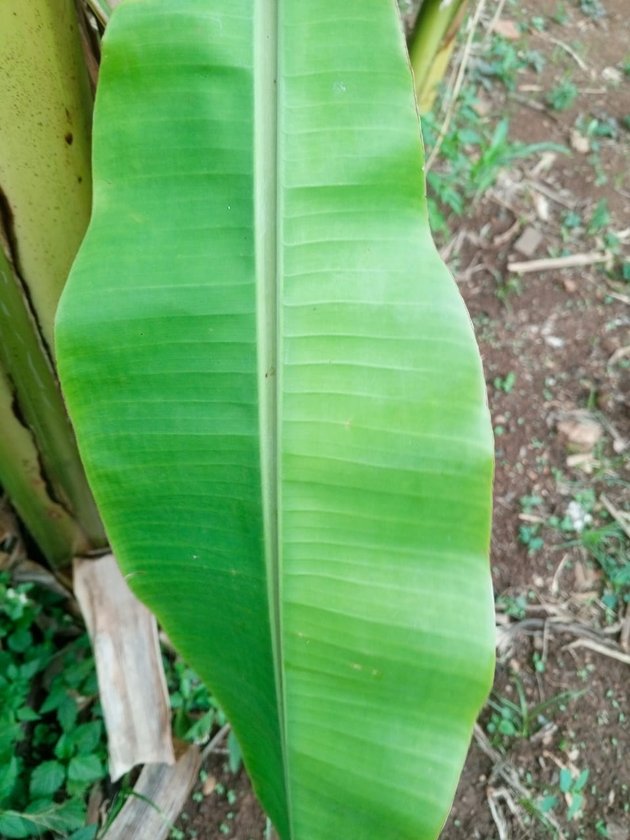
%> input picture LEAF_ANALYSIS/Leaves/img01_banana.png, 630 x 840 px, shrunk from 960 x 1280 before the run
$ octave Leaf_Analysis.m   (GNU Octave 9; MATLAB toolbox functions it lacks are replaced by stand-ins)
%> lines starting %> are read from the running program, lines starting %| are printed output that depends on the picture; in (x1, y1, x2, y2) boxes, pixels count from 0 and x2, y2 are one past the last pixel; in counts of white or black regions, pixels touching at a corner belong together; the program's own positions count from 1
% Clean working environment
clear; clc; close all;

% 1. CREATE BIOLOGY EXCEL SHEET
excelFile = 'leaf_properties.xlsx';
inputFolder = 'Leaves';         % <--- Folder where your original photos are
outputFolder = 'ProcessedImages'; % <--- Folder where processed photos will go

imageFiles = {'img01_banana.png'; 'img02_cassava.png'; 'img03_coffee.png'; 'img04_solanum.png'; 'img05_jackfruit.png'; 'img06_hazelnut.png'; 'img07_pterygota.png'; 'img08_duranta.png'; 'img09_jatropha.png'; 'img10_sida.png'; 'img11_solanum_incanum.png'; 'img12_peanut.png'; 'img13_eggplant.png'; 'img14_oleander.png'; 'img15_silky_oak.png'; 'img16_malvaceae.png'; 'img17_mulberry.png'; 'img18_mango.png'; 'img19_neem.png'; 'img20_yam.png'};
leafTypes  = {'Simple'; 'Simple'; 'Simple'; 'Simple'; 'Simple'; 'Simple'; 'Compound'; 'Simple'; 'Simple'; 'Simple'; 'Simple'; 'Compound'; 'Simple'; 'Simple'; 'Compound'; 'Simple'; 'Simple'; 'Simple'; 'Compound'; 'Simple'};
venations  = {'Parallel'; 'Palmate'; 'Pinnate'; 'Pinnate'; 'Pinnate'; 'Pinnate'; 'Pinnate'; 'Pinnate'; 'Palmate'; 'Pinnate'; 'Pinnate'; 'Pinnate'; 'Pinnate'; 'Parallel-like'; 'Pinnate'; 'Palmate'; 'Palmate'; 'Pinnate'; 'Pinnate'; 'Palmate'};
margins    = {'Entire'; 'Deeply Lobed'; 'Entire (Wavy)'; 'Lobed'; 'Entire'; 'Serrate'; 'Entire'; 'Serrate'; 'Lobed'; 'Serrate'; 'Lobed/Sinuate'; 'Entire'; 'Lobed'; 'Entire'; 'Deeply Cleft'; 'Serrate'; 'Serrate/Dentate'; 'Entire'; 'Serrate'; 'Entire'};
shapes     = {'Oblong'; 'Palmatipartite'; 'Elliptic'; 'Ovate'; 'Obovate'; 'Ovate-Cordate'; 'Oblong-Elliptic'; 'Elliptic'; 'Cordate/Palmate'; 'Oblong'; 'Ovate'; 'Obovate'; 'Ovate'; 'Linear-Lanceolate'; 'Pinnatifid'; 'Cordate'; 'Ovate'; 'Lanceolate'; 'Lanceolate'; 'Cordate'};
phyllotaxy = {'Radical'; 'Alternate'; 'Opposite'; 'Alternate'; 'Alternate'; 'Alternate'; 'Alternate'; 'Opposite'; 'Alternate'; 'Alternate'; 'Alternate'; 'Alternate'; 'Alternate'; 'Whorled'; 'Alternate'; 'Alternate'; 'Alternate'; 'Alternate'; 'Alternate'; 'Alternate'};
apexes     = {'Obtuse'; 'Acuminate'; 'Acuminate'; 'Acute'; 'Obtuse'; 'Acute'; 'Acute'; 'Acute'; 'Acute'; 'Acute'; 'Obtuse'; 'Rounded'; 'Acute'; 'Acute'; 'Acute'; 'Acute'; 'Acuminate'; 'Acute'; 'Acuminate'; 'Acuminate'};
textures   = {'Glabrous/Waxy'; 'Glabrous'; 'Coriaceous/Shiny'; 'Pubescent'; 'Coriaceous'; 'Pubescent/Rough'; 'Glabrous'; 'Glabrous'; 'Glabrous'; 'Pubescent'; 'Pubescent/Prickly'; 'Glabrous'; 'Pubescent'; 'Coriaceous/Leathery'; 'Glabrous'; 'Pubescent'; 'Rough/Scabrous'; 'Coriaceous'; 'Glabrous'; 'Glabrous/Waxy'};

propTable = table(imageFiles, leafTypes, venations, margins, shapes, phyllotaxy, apexes, textures, ...
    'VariableNames', {'originalImage', 'LeafType', 'venetion', 'margin', 'shape', 'phyllotaxy', 'apex', 'texture'});

writetable(propTable, excelFile);
fprintf('Excel file successfully created for %d leaf types.\n', height(propTable));

% Automatically create the output folder if it doesn't exist
if ~exist(outputFolder, 'dir')
    mkdir(outputFolder);
end

% 2. READ EXCEL DATA AND PROCESS IMAGES
leavesData = table2struct(propTable);

for i = 1:length(leavesData)
    % Grab the filename from our list (e.g., 'img01_banana.png')
    currentImageName = leavesData(i).originalImage;

    % Combine folder name and filename to create the path (e.g., 'Leaves/img01_banana.png')
    inputPath = fullfile(inputFolder, currentImageName);

    imgOriginal = imread(inputPath);
%> imgOriginal is the input picture: size 840x630x3 uint8; mean R, G, B 109.6, 162.6, 102.2
    imgGray = rgb2gray(imgOriginal);
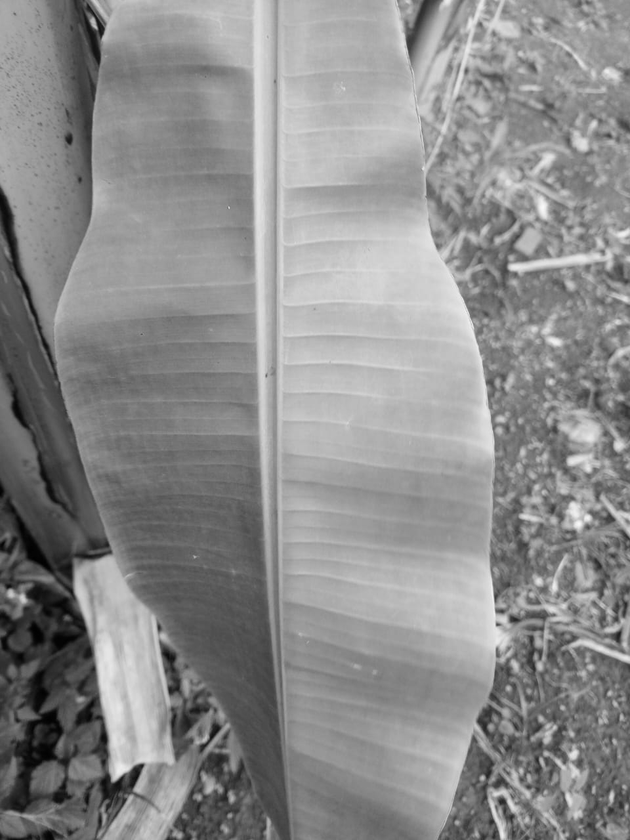
%> imgGray: size 840x630 uint8; min 1, max 248, mean 139.9
    thresholdValue = graythresh(imgGray);
%> thresholdValue = 0.518
    imgBinary = imbinarize(imgGray, thresholdValue);
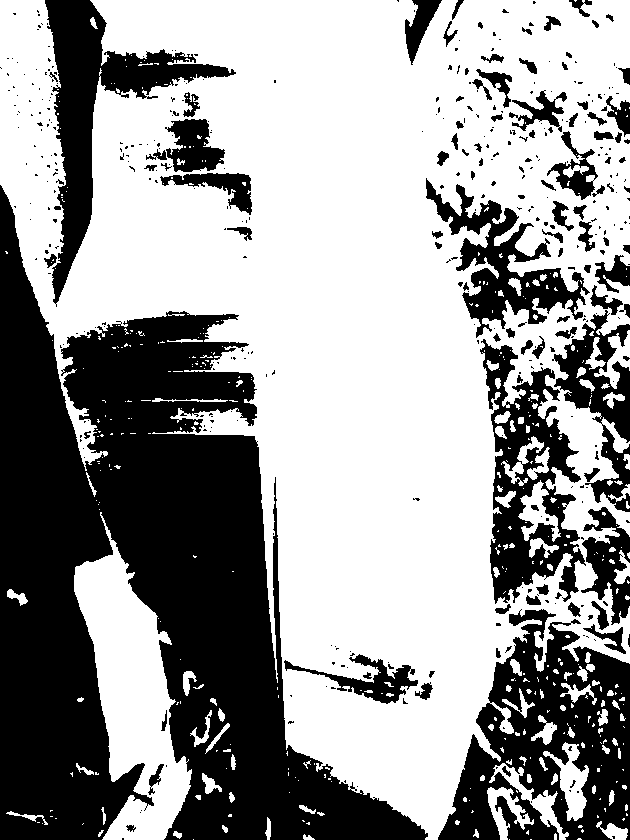
%> imgBinary: size 840x630 logical; 60.5% white; 429 black regions (324 under 20 px), largest, box (x1, y1, x2, y2) and area: (0, 185, 428, 840) 125278, (438, 609, 630, 840) 24000, (45, 0, 236, 307) 13255

    % Direct the processed image into the 'ProcessedImages' folder
    outputName = fullfile(outputFolder, strrep(currentImageName, '.png', '-processed.png'));
    imwrite(imgBinary, outputName);
end
%> pass 2 of the loop `for i = 1:length(leavesData)`:
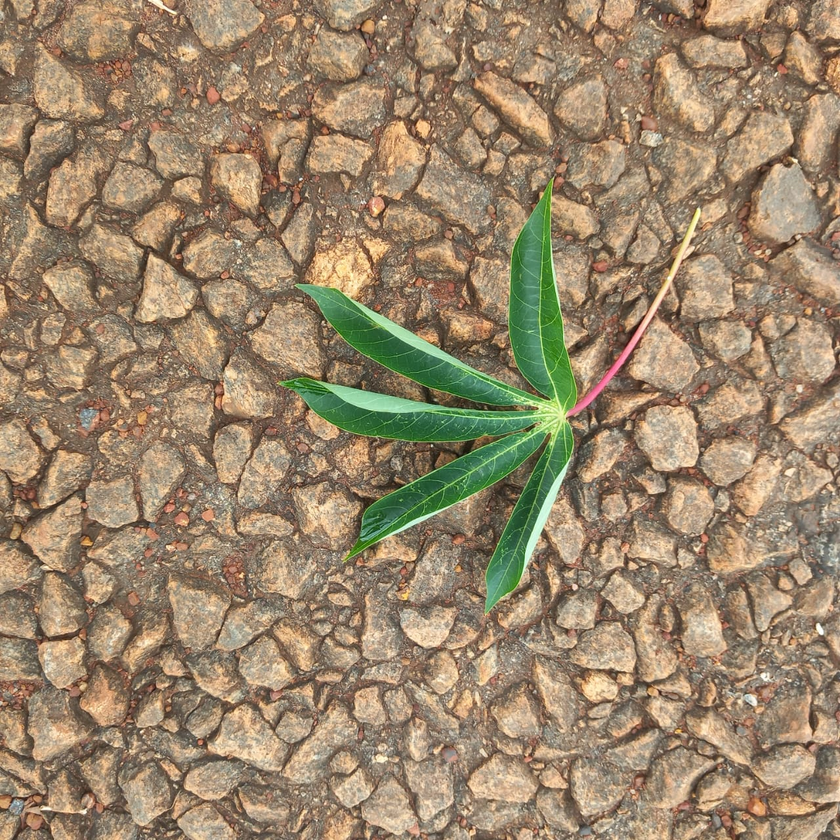
%> input picture LEAF_ANALYSIS/Leaves/img02_cassava.png, 840 x 840 px, shrunk from 1280 x 1280 before the run
%> imgOriginal is the input picture: size 840x840x3 uint8; mean R, G, B 154.5, 134.1, 107.1
%> `imgGray = rgb2gray(imgOriginal);`:
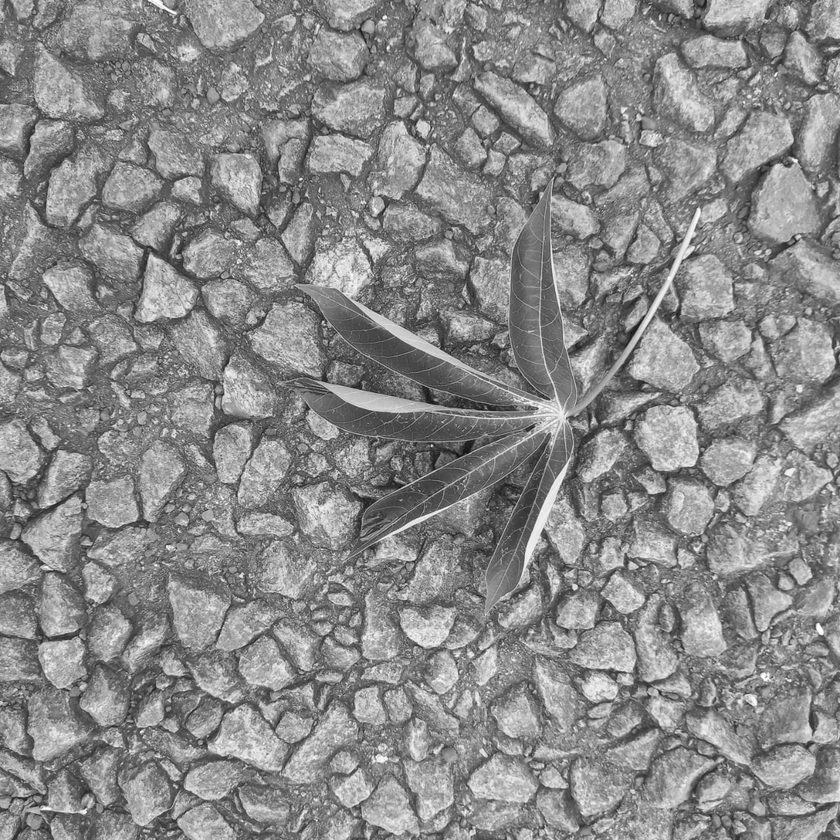
%> imgGray: size 840x840 uint8; min 13, max 255, mean 137.2
%> thresholdValue = 0.541
%> `imgBinary = imbinarize(imgGray, thresholdValue);`:
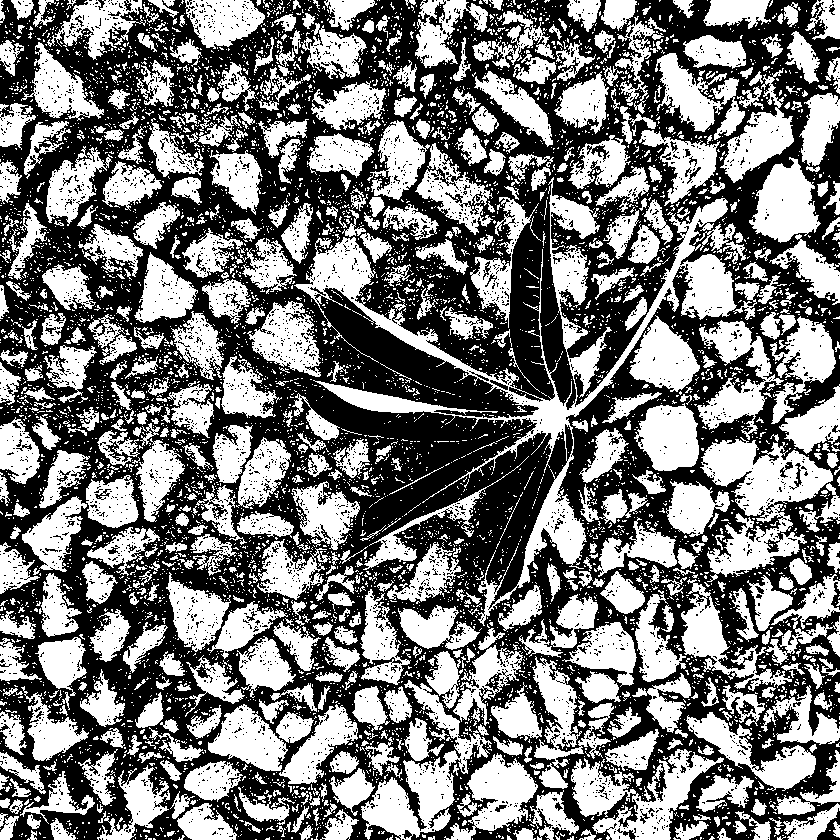
%> imgBinary: size 840x840 logical; 47.9% white; 6417 white regions (5717 under 20 px), largest, box (x1, y1, x2, y2) and area: (294, 177, 737, 626) 21873, (700, 437, 833, 582) 8421, (361, 680, 492, 840) 6117
%> pass 3 of the loop `for i = 1:length(leavesData)`:
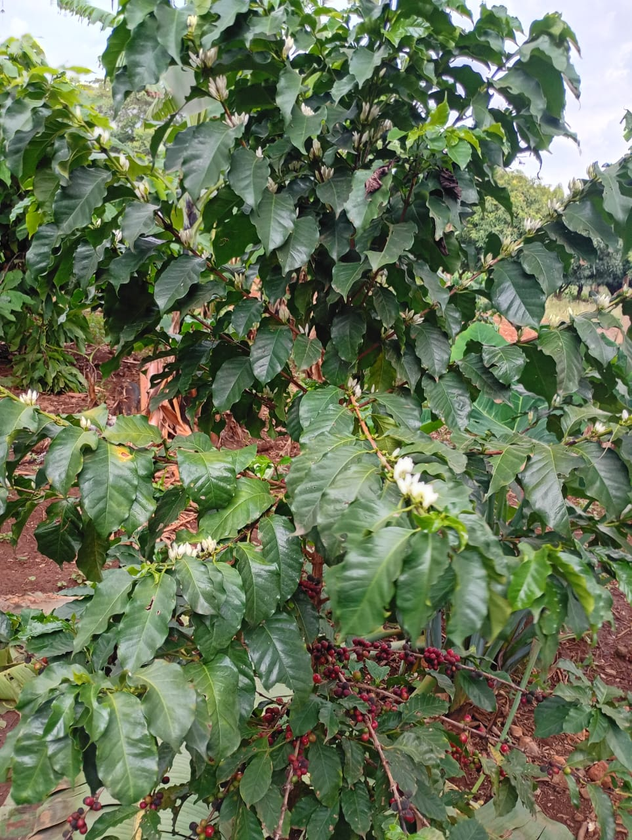
%> input picture LEAF_ANALYSIS/Leaves/img03_coffee.png, 632 x 840 px, shrunk from 963 x 1280 before the run
%> imgOriginal is the input picture: size 840x632x3 uint8; mean R, G, B 103.2, 115.9, 86.7
%> `imgGray = rgb2gray(imgOriginal);`:
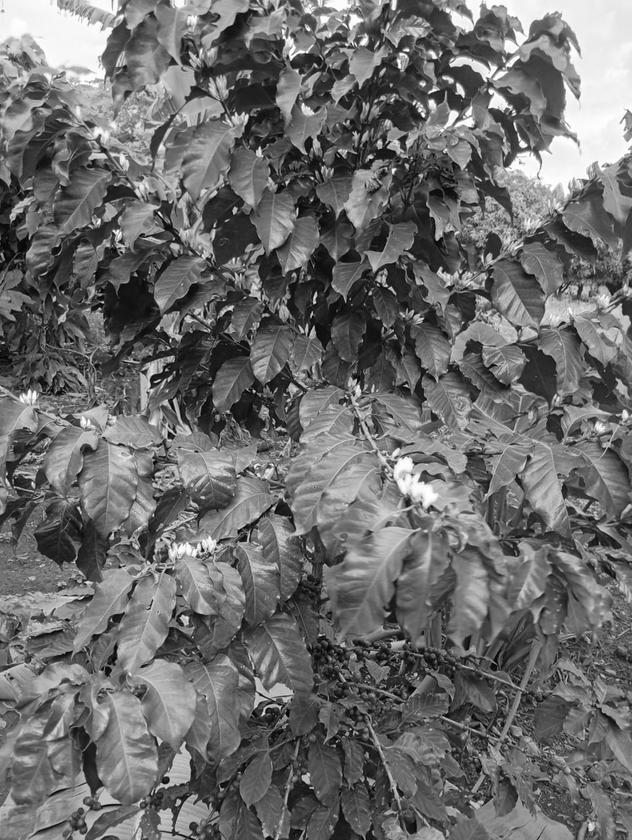
%> imgGray: size 840x632 uint8; min 0, max 255, mean 108.8
%> thresholdValue = 0.459
%> `imgBinary = imbinarize(imgGray, thresholdValue);`:
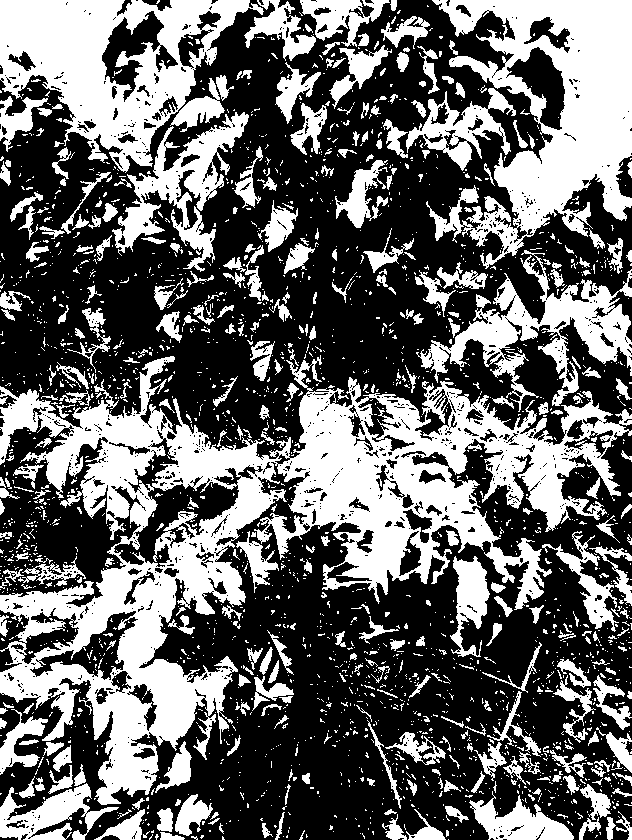
%> imgBinary: size 840x632 logical; 40.3% white; 2326 white regions (1972 under 20 px), largest, box (x1, y1, x2, y2) and area: (0, 355, 632, 805) 80786, (426, 0, 632, 269) 26110, (0, 0, 264, 173) 20845
%> (the run ends here)
